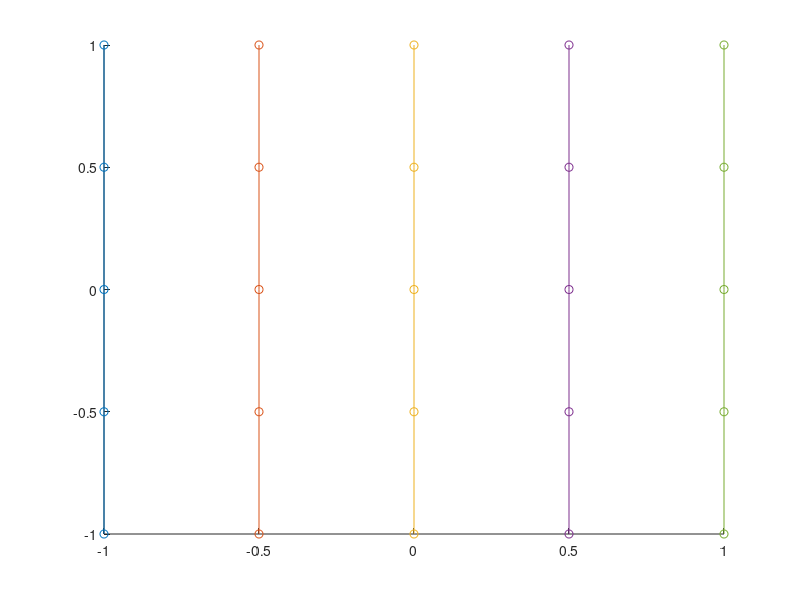

MATLAB code to generate this figure: (Note: this script raises an error after producing the figure.)
%%
% Recording Angles for Radon Transform
%
%%

% clean up:
clear all;
clc;

%%
% setup
% 
% * N: num of recording angles equally distributed in $[0,\pi]$
% * rSAMP: sample distance of r-axis
% * sSAMP: sample distance of s-axis
%
N=5;
rSAMP=0.5;
sSAMP=0.5;

%%
% Recording angles
% Following code constructs the rec. angles
% $$ \phis=\left(0°, ..., 180°\right) $$
% $$ \sigmas = \left( ... \right) $$
%
phis=linspace(0,180,N);
phis_=phis*pi/180; % tmp var
sigmas=[cos(phis_);sin(phis_)];
phis_=phis_+pi/2; % +90°
sigmasT=[cos(phis_);sin(phis_)];

% discrete intervalls of $r=[-1,1]$ and $s=[-1,1]$
r=-1:rSAMP:1;
s=-1:sSAMP:1;

% iterate over all recording angles
for j=1:N
    sigma=sigmas(:,j); % set current angle
    line1=sigmasT(:,j)*r; % standard vectors for $r*sigmaT$

    % create new figure:
    figure;
    hold on;

    %line=[];
    line=zeros(2,length(s),N); %preallocate matrix
    for i=1:length(s)
        % $ L(s) = s_i*sigma_j + r*sigma_j^{T} $
        line(:,:,i)=[line1(1,:)+s(i)*sigma(1) ; line1(2,:)+s(i)*sigma(2)];

        %plot line and sample-points:
        scatter(line(1,:,i),line(2,:,i));
        plot(line(1,:,i),line(2,:,i));
    end

    % add title with current recording angle to plot:
    str=sprintf('recording angle phi_%d=%d',j,phis(j));
    title(texlabel(str));

    % add grid & origin to plot:
    hline(0,'--r');
    vline(0,'--r');
    grid on;

    % plot angle phi
    angle=(sigma*s)>0;
    plot(angle(1,:),angle(2,:),'k');
end
